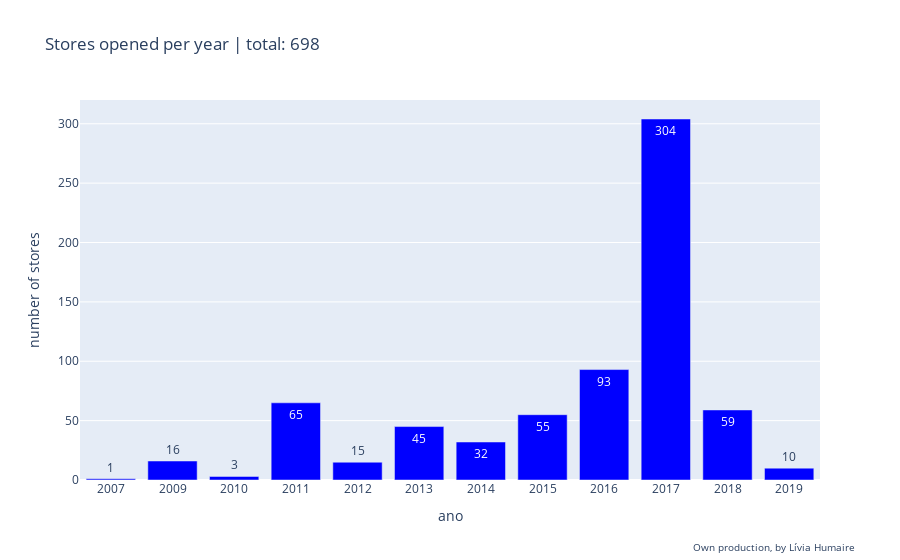

The code cell stored with this chart in its notebook:
### Code cell
# Agrupe os dados por ano e conte a quantidade de lojas em cada ano
dados_por_ano = dados.groupby('ano')['quantidade de lojas'].sum().reset_index()

# Crie o gráfico de barras interativo
fig = px.bar(
    dados_por_ano,
    x='ano',
    y='quantidade de lojas',
    text='quantidade de lojas',  # Texto da legenda com a quantidade de lojas
    labels={'quantidade de lojas': 'number of stores'},
    title='Stores opened per year | total: 698',
    color_discrete_sequence=['blue', 'green', 'red', 'purple', 'orange', 'pink', 'brown', 'gray', 'cyan', 'magenta'],  # Cores personalizadas para as barras
)

# Personalize o texto da caixa interativa (hovertemplate) para mostrar a quantidade de lojas
fig.update_traces(
    hovertemplate='<b>Ano:</b> %{x}<br><b>Quantidade de Lojas:</b> %{y} Lojas',
)

# Adicione uma anotação (legenda) ao gráfico
fig.add_annotation(
    text='Own production, by Lívia Humaire',  # Substitua [Seu Nome] pelo seu nome
    xref='paper',  # Posição em relação ao papel (x)
    yref='paper',  # Posição em relação ao papel (y)
    x=1.05,  # Posição horizontal (1.05 = à direita do gráfico)
    y=-0.20,  # Posição vertical (-0.15 = abaixo do eixo x)
    showarrow=False,  # Não mostrar seta de indicação
    font=dict(size=10),  # Tamanho da fonte da legenda
)

# Defina os valores do eixo x para todos os anos
fig.update_xaxes(type='category')

# Exiba o gráfico interativo
fig.show()

### Figure 1 — Plotly figure (JSON) as saved in the notebook; plotly's stock layout.template omitted (floating-point values rounded to 4 significant figures)
{"data": [{"alignmentgroup": "True", "hovertemplate": "<b>Ano:</b> %{x}<br><b>Quantidade de Lojas:</b> %{y} Lojas", "legendgroup": "", "marker": {"color": "blue", "pattern": {"shape": ""}}, "name": "", "offsetgroup": "", "orientation": "v", "showlegend": false, "text": [1, 16, 3, 65, 15, 45, 32, 55, 93, 304, 59, 10], "textposition": "auto", "type": "bar", "x": ["2007", "2009", "2010", "2011", "2012", "2013", "2014", "2015", "2016", "2017", "2018", "2019"], "xaxis": "x", "y": [1, 16, 3, 65, 15, 45, 32, 55, 93, 304, 59, 10], "yaxis": "y"}], "layout": {"annotations": [{"font": {"size": 10}, "showarrow": false, "text": "Own production, by Lívia Humaire", "x": 1.05, "xref": "paper", "y": -0.2, "yref": "paper"}], "barmode": "relative", "legend": {"tracegroupgap": 0}, "title": {"text": "Stores opened per year | total: 698"}, "xaxis": {"anchor": "y", "domain": [0, 1], "title": {"text": "ano"}, "type": "category"}, "yaxis": {"anchor": "x", "domain": [0, 1], "title": {"text": "number of stores"}}}}
